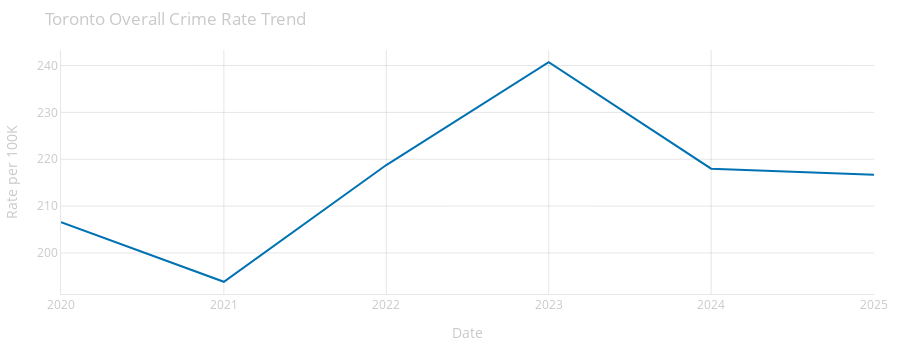

Notebook cell for this chart:
### Markdown cell above
### Overall Trend

### Code cell
# Total crime rate trend
total_data = (
    df[["date", "avg_crime_rate"]]
    .rename(columns={"avg_crime_rate": "total_rate"})
    .to_dict("records")
)

fig2 = create_price_time_series(
    data=total_data,
    date_column="date",
    price_column="total_rate",
    title="Toronto Overall Crime Rate Trend",
)
fig2.update_layout(yaxis_tickprefix="", yaxis_title="Rate per 100K")
fig2.show()

### Figure 1 — Plotly figure (JSON) as saved in the notebook; plotly's stock layout.template omitted (floating-point values rounded to 4 significant figures)
{"data": [{"hovertemplate": "date=%{x}<br>total_rate=%{y}<extra></extra>", "legendgroup": "", "line": {"color": "#0072B2", "dash": "solid"}, "marker": {"symbol": "circle"}, "mode": "lines", "name": "", "orientation": "v", "showlegend": false, "type": "scatter", "x": ["2020-01-01T00:00:00.000000000", "2021-01-01T00:00:00.000000000", "2022-01-01T00:00:00.000000000", "2023-01-01T00:00:00.000000000", "2024-01-01T00:00:00.000000000", "2025-01-01T00:00:00.000000000"], "xaxis": "x", "y": [206.5, 193.8, 218.8, 240.7, 218.0, 216.7], "yaxis": "y"}], "layout": {"font": {"color": "#c9c9c9"}, "height": 350, "hovermode": "x unified", "legend": {"tracegroupgap": 0}, "margin": {"b": 40, "l": 40, "r": 20, "t": 50}, "paper_bgcolor": "rgba(0, 0, 0, 0)", "plot_bgcolor": "rgba(0, 0, 0, 0)", "title": {"text": "Toronto Overall Crime Rate Trend"}, "xaxis": {"anchor": "y", "domain": [0, 1], "gridcolor": "rgba(128, 128, 128, 0.2)", "linecolor": "rgba(128, 128, 128, 0.2)", "title": {"text": "Date"}}, "yaxis": {"anchor": "x", "domain": [0, 1], "gridcolor": "rgba(128, 128, 128, 0.2)", "linecolor": "rgba(128, 128, 128, 0.2)", "tickformat": ",", "tickprefix": "", "title": {"text": "Rate per 100K"}}}}
